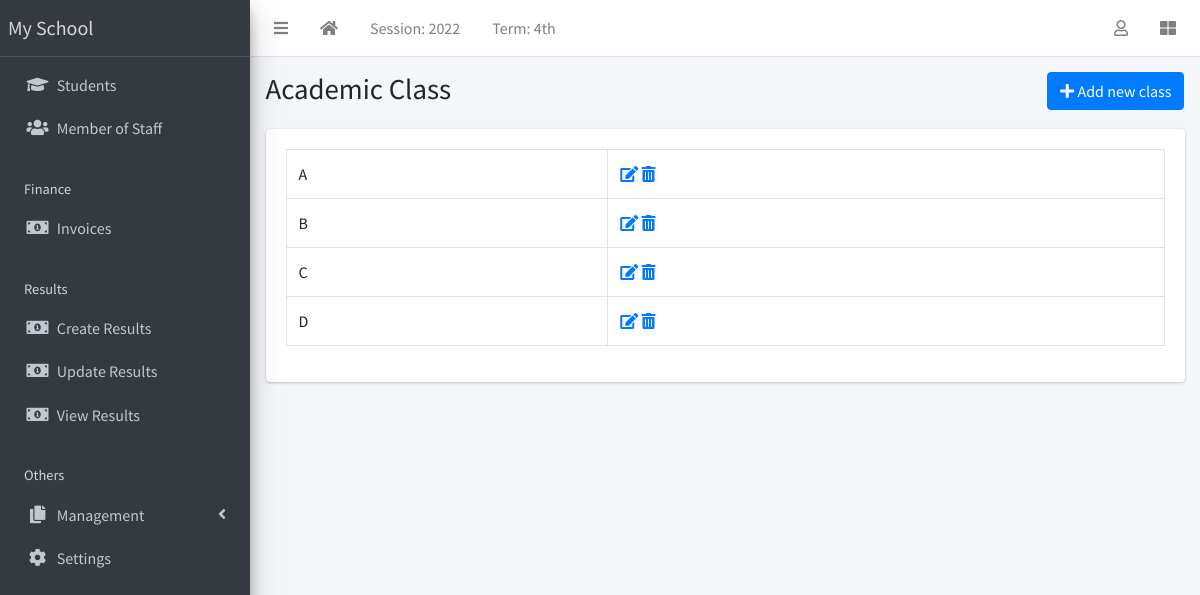
Page /appURL/viewclass/ on the committed database.
### schoolapp/models.py (models this page shows, shortened)
class Class(models.Model):
    classname = models.CharField(max_length=400)

### schoolapp/views.py (the view)
# urls.py: path('viewclass/', views.CreateClass, name="viewclass"),
def CreateClass(request):
    if request.method == 'POST':
        classs = ClassForm(request.POST)
        if classs.is_valid():
            classs.save()
            return redirect('viewclass')
    else:
        classs = ClassForm()
        cls = Class.objects.all()
    return render(request, 'schoolapp/viewclass.html',{'classs':classs,"cls":cls})

### schoolapp/templates/schoolapp/viewclass.html (shortened to what this page needs)
{% extends 'base.html' %}
{% block body %}
{% load crispy_forms_tags %}
<div class="content-wrapper">
      <section class="content-header">
        <div class="container-fluid">
          <div class="row mb-1">
            <div class="col-sm-8">
              <h1>
Academic Class
</h1>
            </div>
            <div class="col-sm-4">
              <ol class="breadcrumb float-sm-right">
                <li class="breadcrumb-item">
  <a class="btn btn-primary" href="#" data-toggle="modal" data-target="#modal1">
    <i class="fa fa-plus"></i>
    Add new class
  </a>
</li>
              </ol>
            </div>
          </div>
        </div>
      </section>
      <section class="content">
        <div class="container-fluid">
          <div class="row">
            <div class="col-md-12">
              <div class="card">
                <div class="card-body">
                  <div class="row">
                    <div class="col">
  <div class="row">
    <div class="col-sm-12">
        <table class="table table-bordered">
          <tbody>
            {% for res in cls %}
            <tr>
              <td>{{res.classname}}</td>
              <td><a href="/appURL/updateclass/{{res.id}}"><i
                    class="fa fa-edit"></i></a> <a
                  href="/appURL/deleteclass/{{res.id}}"><i
                    class="fa fa-trash-alt"></i></a></td>
            </tr>
            {% endfor %}
          </tbody>
        </table>
    </div>
  </div>
                    </div>
                  </div>
                </div>
              </div>
            </div>
          </div>
        </div>
      </section>
    </div>
{% endblock body %}

### rows in the picture
Class: classname "A"
Class: classname "B"
Class: classname "C"
Class: classname "D"
